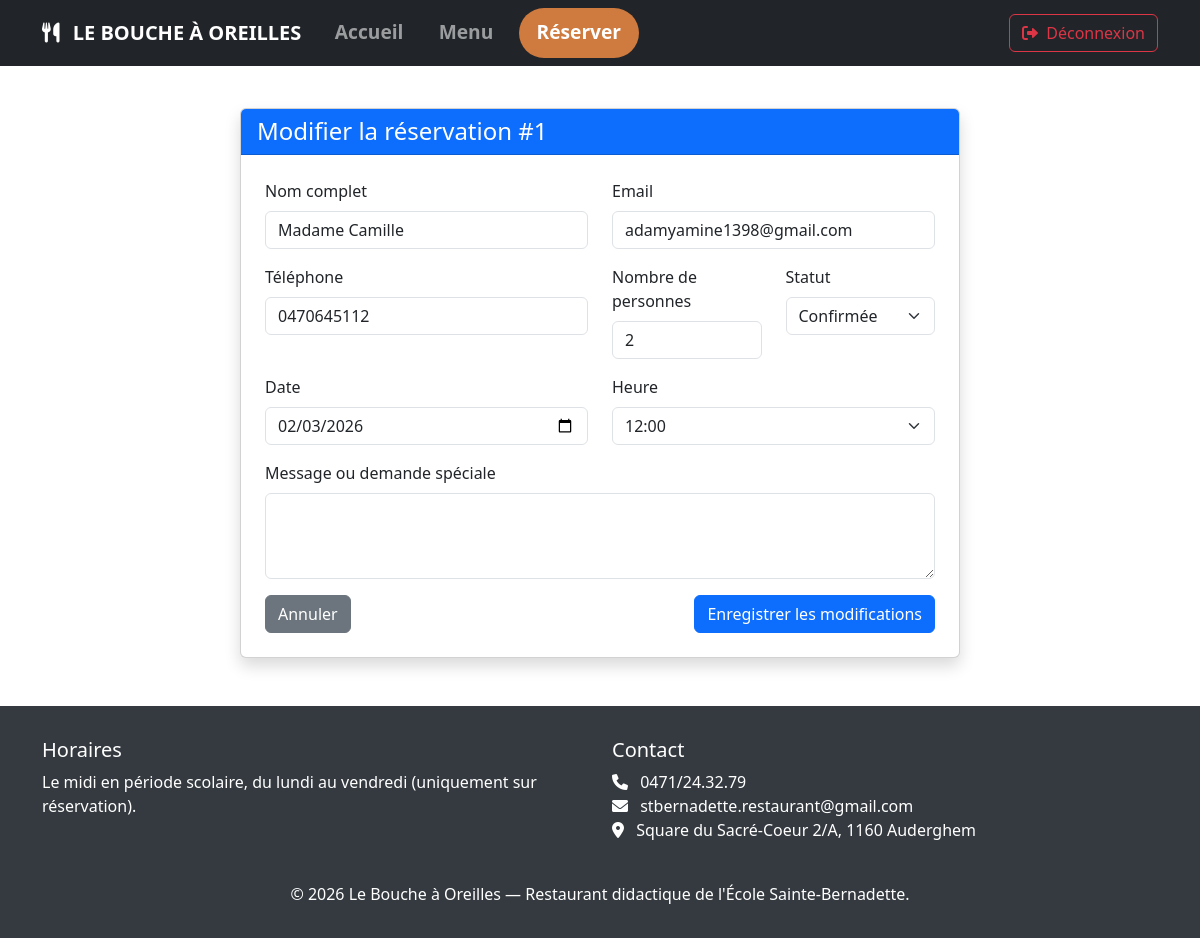
Screenshot of /admin/reservation/modifier/1 (signed in) with the database file from the repository.
### models.py (models this page shows)
class Reservation(db.Model):
    __tablename__ = 'reservations'
    id = db.Column(db.Integer, primary_key=True)
    reference = db.Column(db.String(30), unique=True, nullable=False)
    groupe_reference = db.Column(db.String(20))
    nom = db.Column(db.String(100), nullable=False)
    email = db.Column(db.String(120), nullable=False)
    telephone = db.Column(db.String(20))
    date = db.Column(db.String(20), nullable=False)
    heure = db.Column(db.String(10), nullable=False)
    personnes = db.Column(db.Integer, nullable=False)
    message = db.Column(db.Text)
    statut = db.Column(db.String(20), default='en_attente')
    created_at = db.Column(db.DateTime, default=datetime.utcnow)

### main.py (the view, shortened to what this page needs)
@app.route('/admin/reservation/modifier/<int:id>', methods=['GET', 'POST'])
@login_required
def modifier_reservation(id):
    try:
        reservation = Reservation.query.get_or_404(id)
        return render_template('modifier_reservation.html', reservation=reservation)
    except Exception as e:
        db.session.rollback()
        app.logger.error(f"Erreur lors de la modification de la réservation: {str(e)}")
        flash('Une erreur est survenue lors de la modification de la réservation.', 'error')
        return redirect(url_for('afficher_toutes_reservations'))

### main.py (called while the page is built)
def login_required(f):
    @wraps(f)
    def decorated_function(*args, **kwargs):
        if not session.get('admin_logged_in'):
            return redirect(url_for('admin_login'))
        return f(*args, **kwargs)
    return decorated_function

### templates/modifier_reservation.html (shortened to what this page needs)
{% extends "base.html" %}
{% block content %}
<div class="container my-5">
    <div class="row justify-content-center">
        <div class="col-lg-8">
            <div class="card shadow">
                <div class="card-header bg-primary text-white">
                    <h2 class="h4 mb-0">Modifier la réservation #{{ reservation.id }}</h2>
                </div>
                <div class="card-body p-4">
                    <form method="POST" action="{{ url_for('modifier_reservation', id=reservation.id) }}">
                        <div class="row mb-3">
                            <div class="col-md-6">
                                <label for="nom" class="form-label">Nom complet</label>
                                <input type="text" class="form-control" id="nom" name="nom" value="{{ reservation.nom }}" required>
                            </div>
                            <div class="col-md-6">
                                <label for="email" class="form-label">Email</label>
                                <input type="email" class="form-control" id="email" name="email" value="{{ reservation.email }}" required>
                            </div>
                        </div>
                        <div class="row mb-3">
                            <div class="col-md-6">
                                <label for="telephone" class="form-label">Téléphone</label>
                                <input type="tel" class="form-control" id="telephone" name="telephone" value="{{ reservation.telephone or '' }}">
                            </div>
                            <div class="col-md-3">
                                <label for="personnes" class="form-label">Nombre de personnes</label>
                                <input type="number" class="form-control" id="personnes" name="personnes" min="1" value="{{ reservation.personnes }}" required>
                            </div>
                            <div class="col-md-3">
                                <label for="statut" class="form-label">Statut</label>
                                <select class="form-select" id="statut" name="statut" required>
                                    <option value="confirmee" {% if reservation.statut == 'confirmee' %}selected{% endif %}>Confirmée</option>
                                </select>
                            </div>
                        </div>
                        <div class="row mb-3">
                            <div class="col-md-6">
                                <label for="date" class="form-label">Date</label>
                                <input type="date" class="form-control" id="date" name="date" value="{{ reservation.date }}" required>
                            </div>
                            <div class="col-md-6">
                                <label for="heure" class="form-label">Heure</label>
                                <select class="form-select" id="heure" name="heure" required>
                                    {% for h in range(12, 23) %}
                                        <option value="{{ '%02d'|format(h) }}:00" {% if reservation.heure == '%02d:00'|format(h) %}selected{% endif %}>{{ '%02d'|format(h) }}:00</option>
                                    {% endfor %}
                                </select>
                            </div>
                        </div>
                        <div class="mb-3">
                            <label for="message" class="form-label">Message ou demande spéciale</label>
                            <textarea class="form-control" id="message" name="message" rows="3">{{ reservation.message or '' }}</textarea>
                        </div>
                        <div class="d-flex justify-content-between">
                            <a href="{{ url_for('afficher_toutes_reservations') }}" class="btn btn-secondary">Annuler</a>
                            <button type="submit" class="btn btn-primary">Enregistrer les modifications</button>
                        </div>
                    </form>
                </div>
            </div>
        </div>
    </div>
</div>
{% endblock %}

### templates/base.html (style rules this page uses)
body { padding-top: 60px; background-color: #ffffff; }

### rows the page displays
Reservation: id "1", nom "Madame Camille", email "adamyamine1398@gmail.com", telephone "0470645112", personnes "2", statut "Confirmée", date "02/03/2026", heure "12:00"
